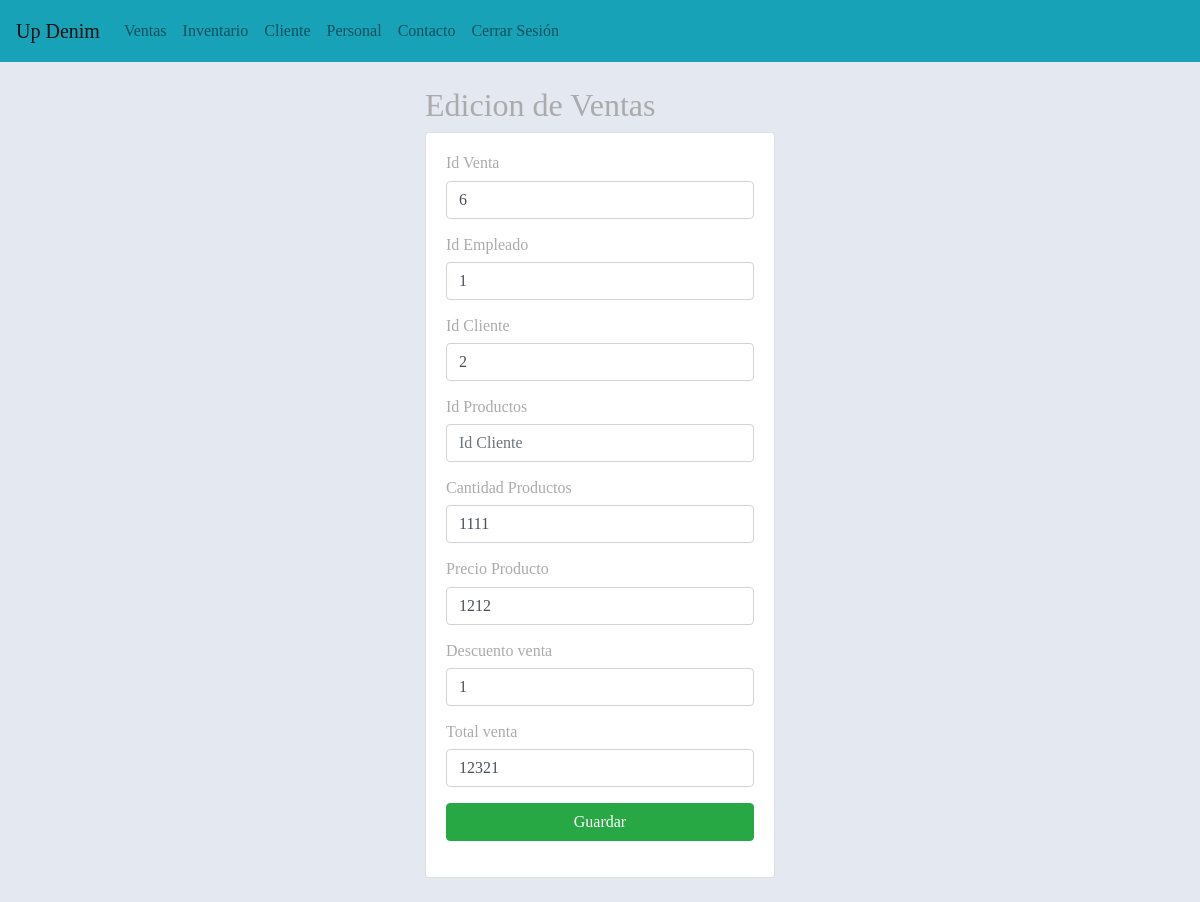
The page /edicionVenta/6 (signed in) on the database its author committed.
### aplicaciones/Academico/models.py (models this page shows, shortened)
class Ventas(models.Model):
    idVenta = models.AutoField(primary_key=True)
    cantidadProductos = models.CharField(max_length=50)
    descuentoVenta = models.CharField(max_length=50)
    precioProducto = models.CharField(max_length=50)
    idCliente = models.ForeignKey(Cliente, on_delete=models.CASCADE)
    idEmpleado = models.ForeignKey(Empleado, on_delete=models.CASCADE)  # Corrección aquí
    idProducto = models.CharField(max_length=50)
    TotalVenta = models.CharField(max_length=50)

class Empleado(models.Model):
    idEmpleado = models.AutoField(primary_key=True)
    idDocumentoEmp = models.ForeignKey(Persona, on_delete=models.CASCADE)
    fechaIngreso = models.DateField()
    salario = models.FloatField()
    fechaNacimiento = models.DateField()
    rh = models.CharField(max_length=5)
    idarl = models.ForeignKey(Arl, on_delete=models.CASCADE)
    ideps = models.ForeignKey(Eps, on_delete=models.CASCADE)
    idFondoPension = models.ForeignKey(Fondopension, on_delete=models.CASCADE)
    idCargoEmpleado = models.ForeignKey(CargoEmpleado, on_delete=models.CASCADE)
    iduser = models.ForeignKey(Usuario, on_delete=models.CASCADE)
    idrol = models.ForeignKey(Rol, on_delete=models.CASCADE)
    def __str__(self):
        return f"{self.idEmpleado}"

class Cliente(models.Model):
    idCliente = models.AutoField(primary_key=True)
    cupoCredito = models.IntegerField()
    idDocumentoCli = models.IntegerField()
    idTipoComercio = models.IntegerField()
    idTipoCliente = models.IntegerField()
    def __str__(self):
        return f"{self.idCliente}"

### aplicaciones/Academico/views.py (the view)
# urls.py: path('edicionVenta/<int:idVenta>',views.edicionVenta, name='edicionVenta'),
@login_required
def edicionVenta(request, idVenta):
    venta = Ventas.objects.get(idVenta=idVenta)
    messages.success(request, '¡Venta actualizada!')
    return render(request, "edicionVenta.html", {"ventas": venta})

### aplicaciones/Academico/templates/edicionVenta.html (shortened to what this page needs)
{% extends "./base.html" %}
{% block body %}
<div class= "row">
    <div class="col-md-4 offset-md-4">
        <h2> Edicion de Ventas </h2>
        <div class="card">
            <div class="card-body">
                <form action="/editarVenta/" method="POST">  {% csrf_token %}
                    <div class="form-group">
                        <h6>Id Venta</h6>
                        <input type="text" id="txtIdEditar" name="txtIdEditar" value="{{ventas.idVenta}}" class="form-control" placeholder="Id" minlength="3" maxlength="58"  required>
                    </div>
                    <div class="form-group">
                        <h6>Id Empleado</h6>
                        <input type="text" id="txtEmpleado" name="txtEmpleado" value="{{ventas.idEmpleado}}"class="form-control" placeholder="Cantidad Productos" minlength="1" maxlength="58"  required>
                    </div>
                    <div class="form-group">
                        <h6>Id Cliente</h6>
                        <input type="text" id="txtClientes" name="txtClientes" value="{{ventas.idCliente}}"class="form-control" placeholder="Id Empleado" minlength="1" maxlength="58"  required>
                    </div>
                    <div class="form-group">
                        <h6>Id Productos</h6>
                        <input type="text" id="txtProducto" name="txtProducto" value="{{ventas.idProducto}}" class="form-control" placeholder="Id Cliente" minlength="1" maxlength="58"  required>
                    </div>
                    <div class="form-group">
                        <h6>Cantidad Productos</h6>
                        <input type="text" id="txtCantidad" name="txtCantidad" value="{{ventas.cantidadProductos}}" class="form-control" placeholder="ID Producto" minlength="1" maxlength="58" required>
                    </div>
                    <div class="form-group">
                        <h6>Precio Producto</h6>
                        <input type="text" id="txtPrecio" name="txtPrecio" class="form-control" value="{{ventas.precioProducto}}" placeholder="Precio Producto" minlength="1" maxlength="58" required>
                    </div>
                    <div class="form-group">
                        <h6>Descuento venta</h6>
                        <input type="text" id="txtDescuento" name="txtDescuento" class="form-control" value="{{ventas.descuentoVenta}}" placeholder="Descuento venta" minlength="1" maxlength="58" required>
                    </div>
                    <div class="form-group">
                        <h6>Total venta</h6>
                        <input type="text" id="txtVenta" name="txtVenta" class="form-control" value="{{ventas.TotalVenta}}" placeholder="Total Venta" minlength="3" maxlength="58" required>
                    </div>
                        <div class="form-group">
                            <button type="submit" class="btn btn-success btn-block text-white">Guardar</button>
                        </div>
                 </form>
            </div>
        </div>
    </div>
</div>
{% endblock %}

### aplicaciones/Academico/static/css/gestionVentas.css (style rules this page uses)
body { font-family: "Libre Baskerville", serif; font-weight: 400; font-size: 16px; line-height: 30px; background-color: #e3e8f1; overflow-x:hidden; color: #ababab; }

### rows shown on the page
Ventas: txtIdEditar "6", txtEmpleado "1", txtClientes "2", txtCantidad "1111", txtPrecio "1212", txtDescuento "1", txtVenta "12321"
